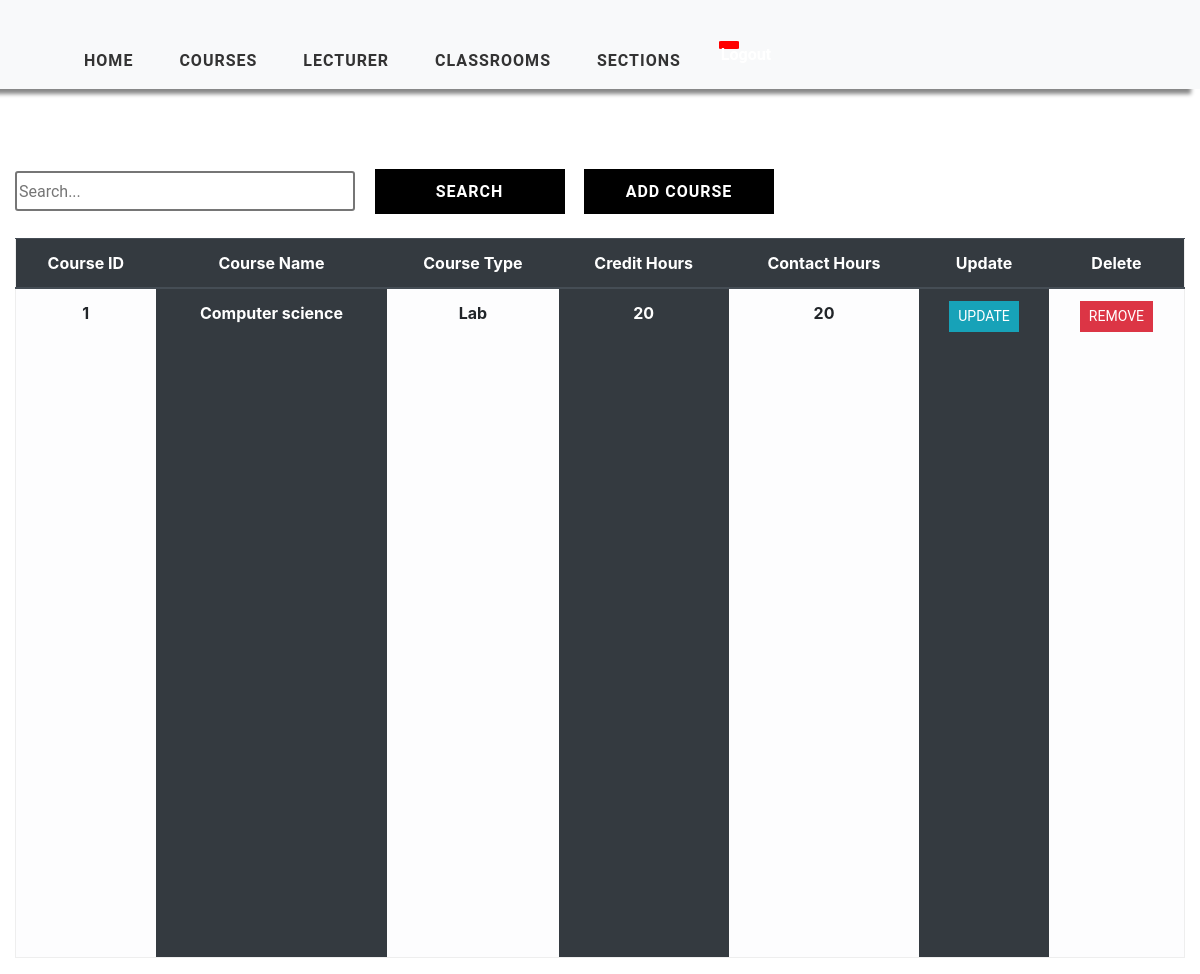
Page /course_view (signed in) on the earlier database version.
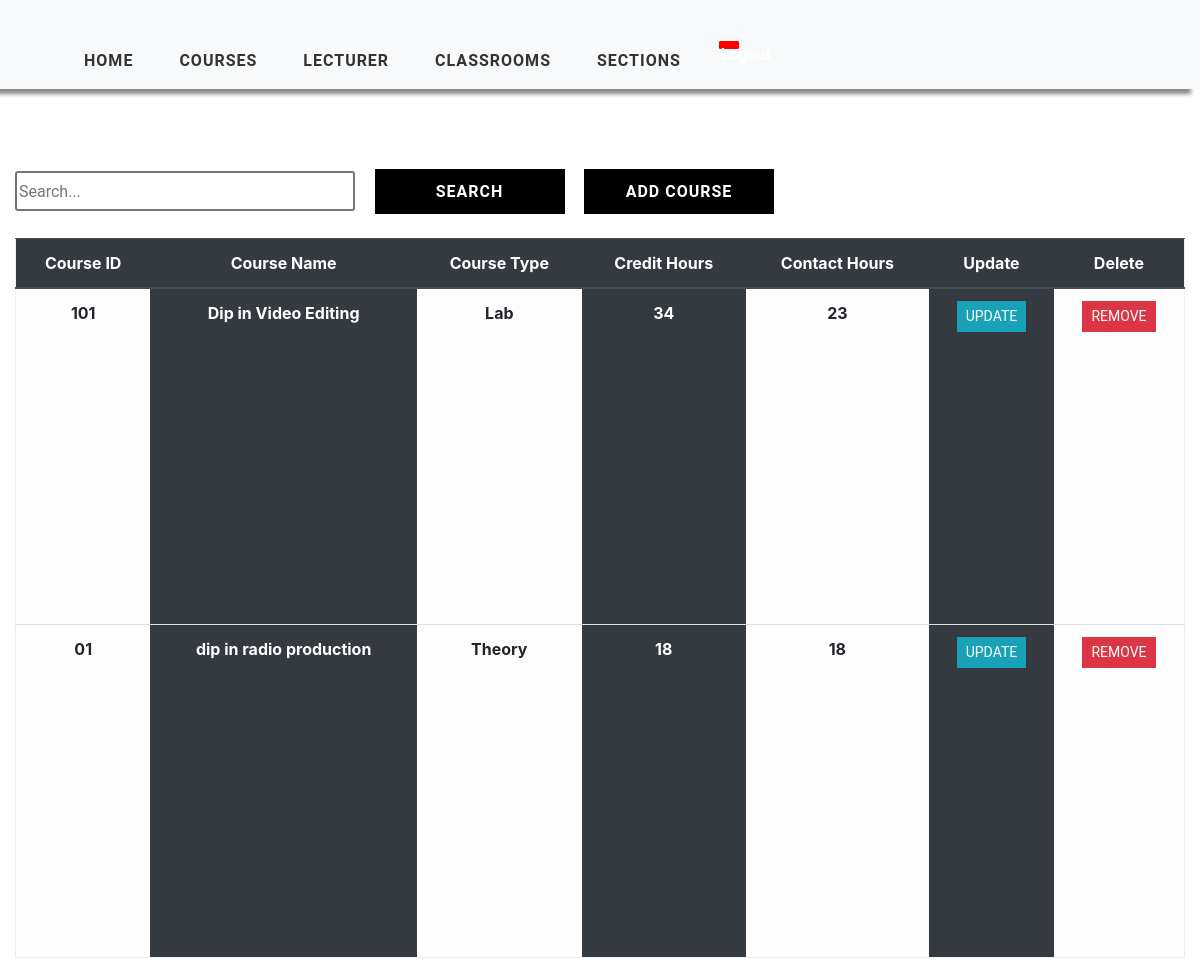
Same page on the later database version.
### timetableapp/models.py (models this page shows, shortened)
class Course(models.Model):
    COURSE_TYPE = (
        ('Theory', 'Theory'),
        ('Lab', 'Lab')
    )
    course_id = models.CharField(max_length=1000, primary_key=True)
    course_name = models.CharField(max_length=1000, null=True)
    course_type = models.CharField(max_length=200, null=True, choices=COURSE_TYPE)
    credit_hours = models.IntegerField(null=True)
    contact_hours = models.IntegerField(null=True)

### timetableapp/views.py (the view)
# urls.py: path('course_view', views.CourseTable, name='course_view'),
@login_required(login_url='login')
def CourseTable(request):
    course = Course.objects.all()
    context = {'course': course}
    return render(request, 'timetableapp/CourseTable.html', context)

### timetableapp/templates/timetableapp/CourseTable.html (shortened to what this page needs)
{% extends 'timetableapp/main.html' %}
{% load static %}
{% block content %}
    <div class="container-fluid">
    <div class="search">
        <input type="text" class="searchbox" placeholder="Search...">
        <input type="submit" value="Search" class="searchButton">
        <a href="{% url 'add-course' %}"><button class="searchButton">Add Course </button></a>
    </div>
	<div class="table-responsive-lg">
        <table class="table ">
            <thead class="thead-dark">
			<tr>
                <div class="header__item filter__link" >
                   <th scope="col" class="text-center">Course ID</th>
                </div>
                <div class="header__item filter__link">
                  <th class="text-center" scope="col">Course Name</th>
                </div>
                <div class="header__item filter__link">
                   <th class="text-center" scope="col">Course Type</th>
                </div>
                <div class="header__item filter__link" >
                   <th class="text-center" scope="col">Credit Hours</th>
                </div>
                <div class="header__item filter__link">
                   <th class="text-center" scope="col">Contact Hours</th>
                </div>
                <div class="header__item filter__link">
                    <th class="text-center" scope="col"> Update</th>
                </div>
                <div class="header__item filter__link">
                     <th class="text-center" scope="col">Delete</th>
                </div>
			</tr>
            </thead>
                {% for corse in course %}
				<tr>
                        <th scope="row" class="table-light text-center">{{ corse.course_id }}</th>
						<th scope="row" class="table-dark text-center"  >{{ corse.course_name }}</th>
						<th scope="row" class="table-light text-center"> {{ corse.course_type}}</th>
						<th scope="row" class="table-dark text-center"> {{ corse.credit_hours}}</th>
                        <th scope="row" class="table-light text-center"> {{ corse.contact_hours}}</th>
                        <th scope="row" class="table-dark text-center"> <a href="{% url 'update-course' corse.course_id %}" class="btn btn-sm btn-info">Update</a></th>
                        <th scope="row" class="table-light text-center"> <a href="{% url 'delete-course' corse.course_id %}" class="btn btn-sm btn-danger" >Remove</a></th>
					</tr>
                {% endfor %}
        </table>
</div>
    </div>
{% endblock %}

### timetableapp/templates/timetableapp/main.html (shortened to what this page needs)
<!DOCTYPE html>
<html lang="en">
<head>
    {% load static %}
	<link href="{% static 'css/style.css' %}" rel="stylesheet">
    <link href="{% static 'css/tables.css' %}" rel="stylesheet">
    <link href="{% static 'css/add.css' %}" rel="stylesheet">
    <link href="{% static 'css/nav.css' %}" rel="stylesheet">
    <link rel="stylesheet" href="https://maxcdn.bootstrapcdn.com/bootstrap/4.5.0/css/bootstrap.min.css">
    <link rel="stylesheet" href="https://stackpath.bootstrapcdn.com/font-awesome/4.7.0/css/font-awesome.min.css">
    <link rel="stylesheet" src="extensions/sticky-header/bootstrap-table-sticky-header.css">
</head>
<body>
            <nav id="header"  class="navbar navbar-expand-lg navbar-light bg-light">
                <div class="container-fluid">
                    <div class="collapse navbar-collapse collapse" data-toggle="collapse" aria-expanded="false"  id="navbarSupportedContent">
                        <ul class="nav navbar-nav ">
                            <li class="nav-item text-center active">
                                <a class="nav-link link" href="{% url 'index' %}">Home</a>
                            </li>
                            <li class="nav-item text-center">
                                <a class="nav-link link" href="{% url 'add-course' %}">Courses</a>
                            </li>
                            <li class="nav-item text-center">
                                <a class="nav-link link" href="{% url 'add-professor' %}">Lecturer</a>
                            </li>
                            <li class="nav-item text-center">
                                <a class="nav-link link"  href="{% url 'add-classroom' %}">Classrooms </a>
                            </li>
                            <li class="nav-item text-center">
                                <a class="nav-link link" href="{% url 'add-class' %}">Sections</a>
                            </li>
                            <a class="logout text-center" style="" href="{% url 'logout' %}" >
                            <li class="nav-item text-center">
                                Logout
                            </li>
                            </a>
                        </ul>
                    </div>
                </div>
            </nav>
        {% block content %}
        {% endblock %}
</body>
</html>

### static/css/style.css (style rules this page uses)
a { cursor: pointer; }
#header { width: 100%; background:#fff; box-shadow:-9px 5px 4px #888888 !important; overflow:auto; position: sticky; top: 0; }
#header ul { padding:33px 0 0 45px; }
#header li { list-style:none; margin-right:30px; }
#header li a.link { font-weight:700; color:#333; font-size: 16px; text-decoration:none; text-transform:uppercase; letter-spacing:1px; }
.logout { width:30px !important; height:30px !important; background-color:red !important; color:white !important; }

### static/css/tables.css (style rules this page uses)
*, *:before, *:after { box-sizing: border-box; }
body { font-family: "Roboto", sans-serif; margin: 0; }
.table { border: 1px solid #eeeeee; overflow-y: auto; overflow-x: auto; overflow-style: marquee-line; height: 720px; }
.table-data, .header__item { flex: 1 1 20%; text-align: center; font-family: Roboto, sans-serif; font-weight: bold; }
.header__item { text-transform: uppercase; }
.filter__link { color: white; text-decoration: none; position: relative; display: inline-block; padding-left: 24px; padding-right: 24px; }
.filter__link::after { content: ""; position: absolute; right: -18px; color: white; font-size: 12px; top: 50%; transform: translateY(-50%); }
.btn { border-radius: 0 !important; font-family: Roboto, sans-serif !important; text-transform: uppercase; }
.search { display: inline-block; }
.searchbox { width: 340px; height: 40px; border-style: solid; border-radius: 3px; font-family: Roboto, sans-serif; text-align: justify; }
.searchButton { width: 190px; height: 45px ; font-family: Roboto, sans-serif; text-transform: uppercase; letter-spacing: 1px; font-weight: bolder; color: white ; background: black; margin-left: 15px; margin-top: 40px; border-color: black ; border-radius: 0 ; border-style: solid; border-width: 3px ; }

### static/css/nav.css (style rules this page uses)
.navbar { padding: 15px 10px; background: #fff; border: none; border-radius: 0; margin-bottom: 40px; box-shadow: 1px 1px 3px rgba(0, 0, 0, 0.1); }
.nav-item { font-family: Roboto, sans-serif !important; font-weight: bold; text-transform: capitalize; }
.logout { width: 20px !important; height: 8px !important; border: 2px solid red !important; border-radius: 10% !important; background-color: red !important; }

Differences in the rows shown:
removed Course: course_id "1", course_name "Computer science", course_type "Lab", credit_hours "20", contact_hours "20"
added Course: course_id "101", course_name "Dip in Video Editing", course_type "Lab", credit_hours "34", contact_hours "23"
added Course: course_id "01", course_name "dip in radio production", course_type "Theory", credit_hours "18", contact_hours "18"
